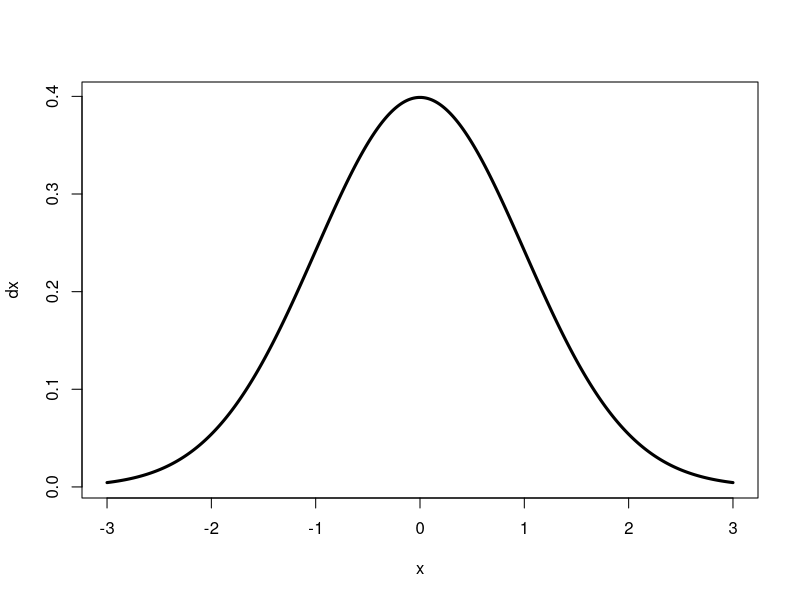
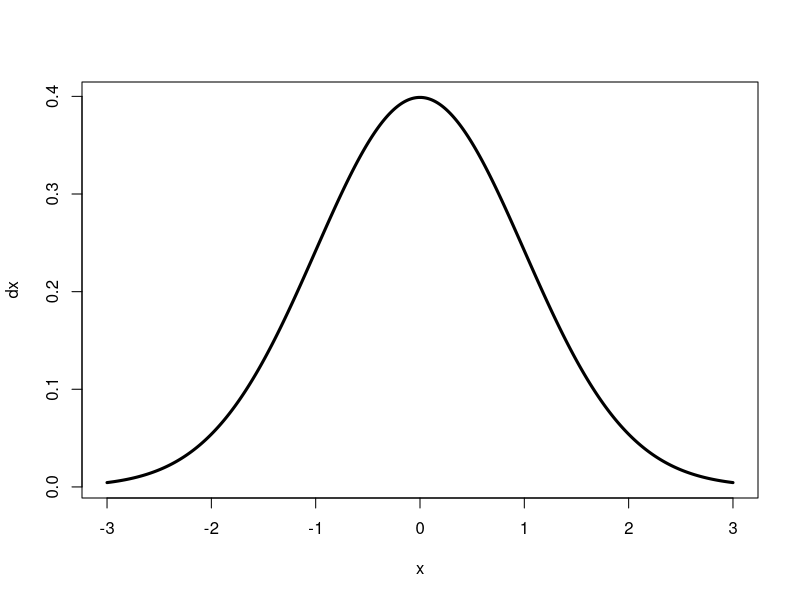
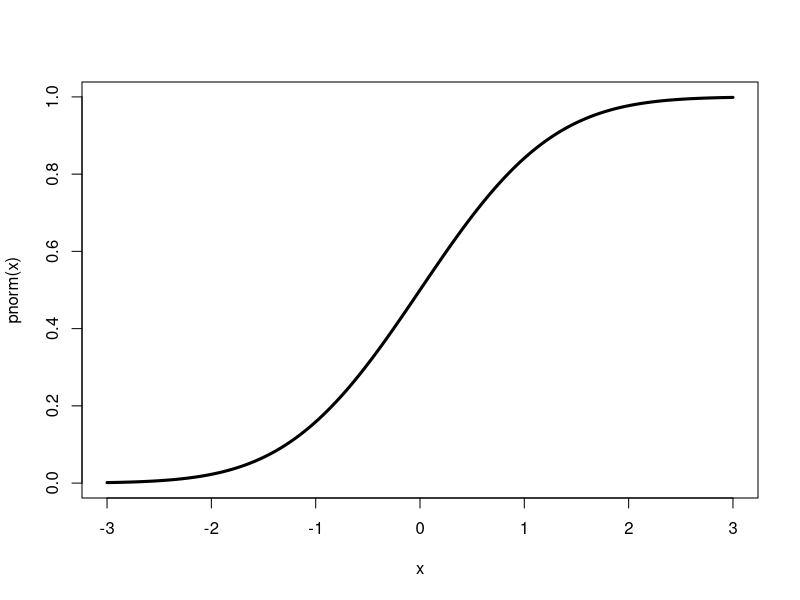
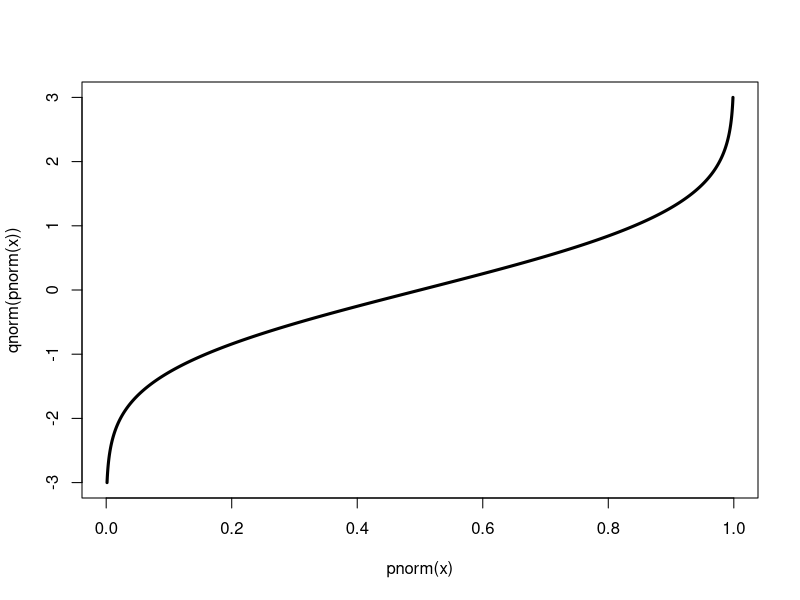

Write the R code that produced these figures, in order. (Note: this script raises an error after producing the figures.)
## ---- chunk 1
#| echo: true
head(cars)

## ---- chunk 2
#| echo: false
head(cars)
## ---- chunk 3
x = seq(-3,3, length.out = 100000)
dx = dnorm(x)

plot(x, dx, type ="l", cex =2, lwd = 3)
## ---- chunk 4
#| layout-ncol: 3
#| label: fig-NormalProperties
#| fig-cap: Normal Distribution
#| fig-subcap:
#| - "Density"
#| - "ot density"
#| - "Veru much not densit"

plot(x, dx, type ="l", cex =2, lwd = 3)
plot(x, pnorm(x), type ="l", cex =2, lwd = 3)
plot(pnorm(x), qnorm(pnorm(x)), type ="l", cex =2, lwd = 3)
## ---- chunk 5
#| echo: true
#| error: true

mean(y)
